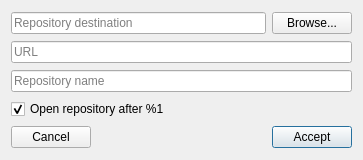
<?xml version="1.0" encoding="UTF-8"?>
<ui version="4.0">
 <class>CreateRepoDlg</class>
 <widget class="QDialog" name="CreateRepoDlg">
  <property name="geometry">
   <rect>
    <x>0</x>
    <y>0</y>
    <width>363</width>
    <height>160</height>
   </rect>
  </property>
  <property name="windowTitle">
   <string>Create tag</string>
  </property>
  <layout class="QGridLayout" name="gridLayout">
   <item row="0" column="0" colspan="2">
    <widget class="QLineEdit" name="lePath">
     <property name="placeholderText">
      <string>Repository destination</string>
     </property>
    </widget>
   </item>
   <item row="4" column="1">
    <spacer name="horizontalSpacer">
     <property name="orientation">
      <enum>Qt::Horizontal</enum>
     </property>
     <property name="sizeHint" stdset="0">
      <size>
       <width>170</width>
       <height>20</height>
      </size>
     </property>
    </spacer>
   </item>
   <item row="4" column="2">
    <widget class="QPushButton" name="pbAccept">
     <property name="text">
      <string>Accept</string>
     </property>
    </widget>
   </item>
   <item row="0" column="2">
    <widget class="QPushButton" name="pbBrowse">
     <property name="text">
      <string>Browse...</string>
     </property>
    </widget>
   </item>
   <item row="4" column="0">
    <widget class="QPushButton" name="pbCancel">
     <property name="text">
      <string>Cancel</string>
     </property>
    </widget>
   </item>
   <item row="1" column="0" colspan="3">
    <widget class="QLineEdit" name="leURL">
     <property name="placeholderText">
      <string>URL</string>
     </property>
    </widget>
   </item>
   <item row="2" column="0" colspan="3">
    <widget class="QLineEdit" name="leRepoName">
     <property name="placeholderText">
      <string>Repository name</string>
     </property>
    </widget>
   </item>
   <item row="3" column="0" colspan="3">
    <widget class="QCheckBox" name="chbOpen">
     <property name="text">
      <string>Open repository after %1</string>
     </property>
     <property name="checked">
      <bool>true</bool>
     </property>
    </widget>
   </item>
  </layout>
 </widget>
 <tabstops>
  <tabstop>lePath</tabstop>
  <tabstop>pbBrowse</tabstop>
  <tabstop>leURL</tabstop>
  <tabstop>leRepoName</tabstop>
  <tabstop>pbAccept</tabstop>
  <tabstop>pbCancel</tabstop>
 </tabstops>
 <resources/>
 <connections/>
</ui>
